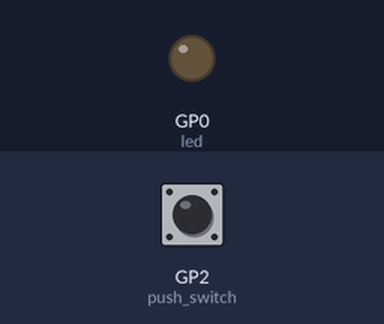
Recording of a program running on a simulated Raspberry Pi Pico running MicroPython. Shown: output pins drawn as LEDs (lit = HIGH). The inputs (shaded band) are chosen by the test bench; at power-on: GP2 (push_switch) LOW.

Above: at 1.2 s.
1.3 s: GP2 (push_switch) pulled HIGH for 0.15 s
At 1.4 s:
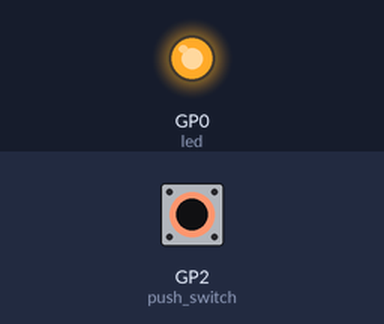
3.0 s: GP2 (push_switch) pulled HIGH for 3.2 s
At 7.0 s:
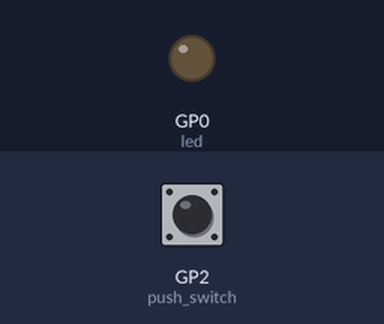
Timing chart, 0 to 8.5 s (numbered marks = the images above; inputs shaded):
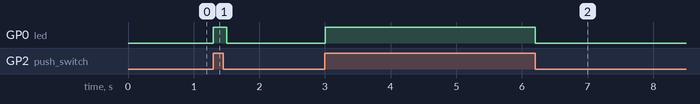

The program:

switch_led.py
```python
from machine import Pin
from time import sleep

# Create Pin objects for GPIO 0 (LED) and GPIO 2 (push switch)
led = Pin(0, Pin.OUT)
push_switch = Pin(2, Pin.IN, Pin.PULL_DOWN)

while True:
    # Check if the push switch is pressed (input is HIGH)
    if push_switch.value() == 1:
        # Turn on the LED
        led.value(1)
    else:
        # Turn off the LED
        led.value(0)

    # Add a small delay to avoid rapid polling and reduce CPU usage
    sleep(0.1)
```

Measured:
- after the input at 1.3 s, GP0 (led): LOW → HIGH at once, → LOW 0.20 s later
- after the input at 3.0 s, GP0 (led): LOW → HIGH at once, → LOW 3.2 s later
